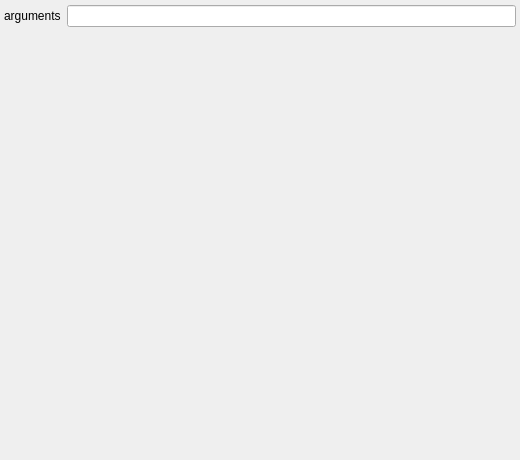
<?xml version="1.0" encoding="UTF-8"?>
<ui version="4.0">
 <class>mADocumentView</class>
 <widget class="QWidget" name="mADocumentView">
  <property name="geometry">
   <rect>
    <x>0</x>
    <y>0</y>
    <width>520</width>
    <height>460</height>
   </rect>
  </property>
  <property name="sizePolicy">
   <sizepolicy hsizetype="Ignored" vsizetype="Ignored">
    <horstretch>0</horstretch>
    <verstretch>0</verstretch>
   </sizepolicy>
  </property>
  <property name="windowTitle">
   <string>Form</string>
  </property>
  <property name="windowIcon">
   <iconset resource="miniAudicle.qrc">
    <normaloff>:/icon/miniAudicle.png</normaloff>:/icon/miniAudicle.png</iconset>
  </property>
  <layout class="QVBoxLayout" name="verticalLayout">
   <property name="margin">
    <number>0</number>
   </property>
   <item>
    <widget class="QWidget" name="container" native="true">
     <property name="sizePolicy">
      <sizepolicy hsizetype="Ignored" vsizetype="Ignored">
       <horstretch>0</horstretch>
       <verstretch>0</verstretch>
      </sizepolicy>
     </property>
     <property name="toolTip">
      <string/>
     </property>
     <property name="whatsThis">
      <string/>
     </property>
     <layout class="QVBoxLayout" name="verticalLayout_2">
      <property name="spacing">
       <number>0</number>
      </property>
      <property name="margin">
       <number>0</number>
      </property>
      <item alignment="Qt::AlignVCenter">
       <widget class="QWidget" name="widget" native="true">
        <property name="sizePolicy">
         <sizepolicy hsizetype="Expanding" vsizetype="Fixed">
          <horstretch>0</horstretch>
          <verstretch>0</verstretch>
         </sizepolicy>
        </property>
        <property name="minimumSize">
         <size>
          <width>0</width>
          <height>32</height>
         </size>
        </property>
        <property name="maximumSize">
         <size>
          <width>16777215</width>
          <height>32</height>
         </size>
        </property>
        <property name="baseSize">
         <size>
          <width>0</width>
          <height>32</height>
         </size>
        </property>
        <layout class="QHBoxLayout" name="horizontalLayout">
         <property name="leftMargin">
          <number>4</number>
         </property>
         <property name="topMargin">
          <number>2</number>
         </property>
         <property name="rightMargin">
          <number>4</number>
         </property>
         <property name="bottomMargin">
          <number>2</number>
         </property>
         <item>
          <widget class="QLabel" name="label">
           <property name="sizePolicy">
            <sizepolicy hsizetype="Fixed" vsizetype="Fixed">
             <horstretch>0</horstretch>
             <verstretch>0</verstretch>
            </sizepolicy>
           </property>
           <property name="text">
            <string>arguments</string>
           </property>
          </widget>
         </item>
         <item>
          <widget class="QLineEdit" name="arguments"/>
         </item>
        </layout>
       </widget>
      </item>
      <item>
       <widget class="QsciScintilla" name="textEdit">
        <property name="sizePolicy">
         <sizepolicy hsizetype="MinimumExpanding" vsizetype="MinimumExpanding">
          <horstretch>0</horstretch>
          <verstretch>0</verstretch>
         </sizepolicy>
        </property>
       </widget>
      </item>
     </layout>
    </widget>
   </item>
  </layout>
 </widget>
 <customwidgets>
  <customwidget>
   <class>QsciScintilla</class>
   <extends>QFrame</extends>
   <header>Qsci/qsciscintilla.h</header>
   <container>1</container>
   <slots>
    <signal>modificationChanged(bool)</signal>
    <slot>undo()</slot>
    <slot>redo()</slot>
    <slot>cut()</slot>
    <slot>copy()</slot>
    <slot>paste()</slot>
    <slot>selectAll()</slot>
   </slots>
  </customwidget>
 </customwidgets>
 <resources>
  <include location="miniAudicle.qrc"/>
 </resources>
 <connections>
  <connection>
   <sender>textEdit</sender>
   <signal>modificationChanged(bool)</signal>
   <receiver>mADocumentView</receiver>
   <slot>documentModified(bool)</slot>
   <hints>
    <hint type="sourcelabel">
     <x>259</x>
     <y>250</y>
    </hint>
    <hint type="destinationlabel">
     <x>259</x>
     <y>229</y>
    </hint>
   </hints>
  </connection>
  <connection>
   <sender>mADocumentView</sender>
   <signal>cut()</signal>
   <receiver>textEdit</receiver>
   <slot>cut()</slot>
   <hints>
    <hint type="sourcelabel">
     <x>259</x>
     <y>229</y>
    </hint>
    <hint type="destinationlabel">
     <x>259</x>
     <y>245</y>
    </hint>
   </hints>
  </connection>
  <connection>
   <sender>mADocumentView</sender>
   <signal>copy()</signal>
   <receiver>textEdit</receiver>
   <slot>copy()</slot>
   <hints>
    <hint type="sourcelabel">
     <x>259</x>
     <y>229</y>
    </hint>
    <hint type="destinationlabel">
     <x>259</x>
     <y>245</y>
    </hint>
   </hints>
  </connection>
  <connection>
   <sender>mADocumentView</sender>
   <signal>paste()</signal>
   <receiver>textEdit</receiver>
   <slot>paste()</slot>
   <hints>
    <hint type="sourcelabel">
     <x>259</x>
     <y>229</y>
    </hint>
    <hint type="destinationlabel">
     <x>259</x>
     <y>245</y>
    </hint>
   </hints>
  </connection>
  <connection>
   <sender>mADocumentView</sender>
   <signal>selectAll()</signal>
   <receiver>textEdit</receiver>
   <slot>selectAll()</slot>
   <hints>
    <hint type="sourcelabel">
     <x>259</x>
     <y>229</y>
    </hint>
    <hint type="destinationlabel">
     <x>259</x>
     <y>245</y>
    </hint>
   </hints>
  </connection>
  <connection>
   <sender>mADocumentView</sender>
   <signal>undo()</signal>
   <receiver>textEdit</receiver>
   <slot>redo()</slot>
   <hints>
    <hint type="sourcelabel">
     <x>259</x>
     <y>229</y>
    </hint>
    <hint type="destinationlabel">
     <x>259</x>
     <y>245</y>
    </hint>
   </hints>
  </connection>
  <connection>
   <sender>mADocumentView</sender>
   <signal>redo()</signal>
   <receiver>textEdit</receiver>
   <slot>redo()</slot>
   <hints>
    <hint type="sourcelabel">
     <x>259</x>
     <y>229</y>
    </hint>
    <hint type="destinationlabel">
     <x>259</x>
     <y>245</y>
    </hint>
   </hints>
  </connection>
 </connections>
 <slots>
  <signal>undo()</signal>
  <signal>redo()</signal>
  <signal>cut()</signal>
  <signal>copy()</signal>
  <signal>paste()</signal>
  <signal>selectAll()</signal>
  <slot>documentModified(bool)</slot>
 </slots>
</ui>
